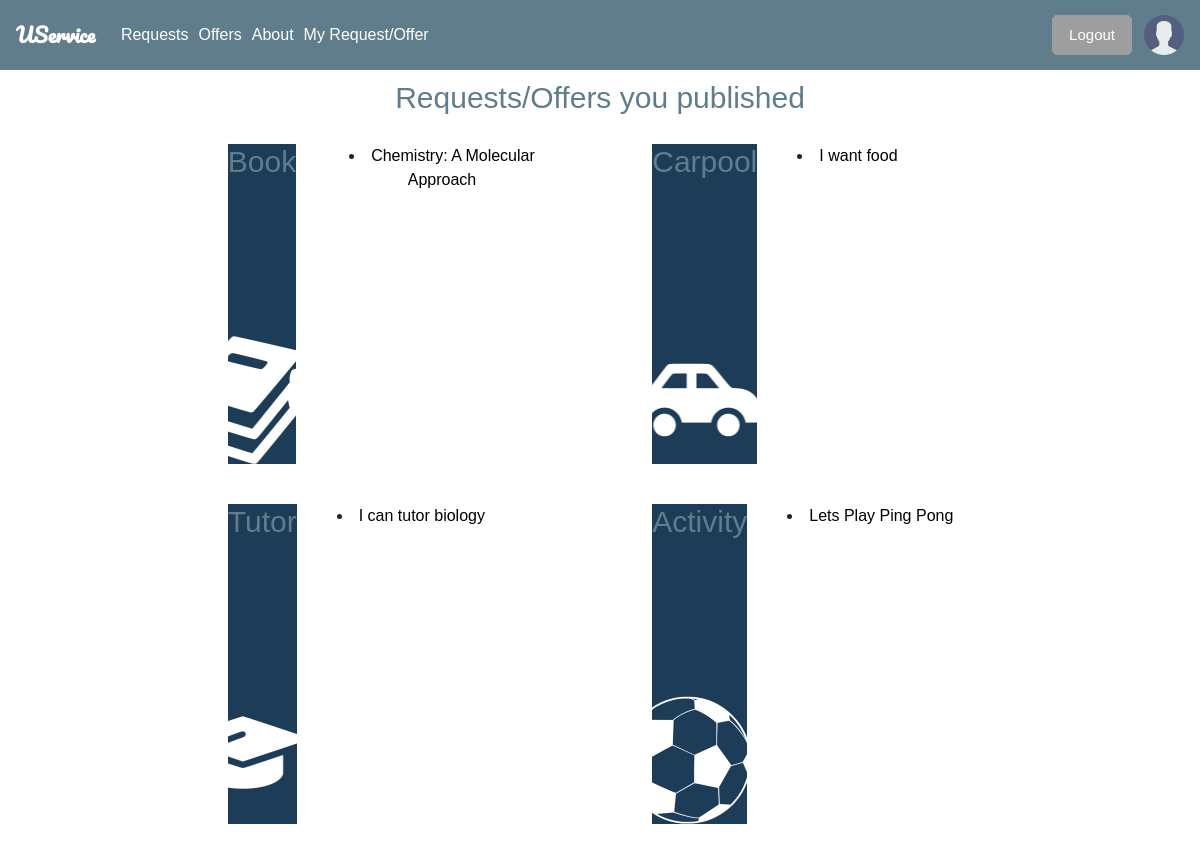
The app's page /USERVICE/mypublish/ (signed in) with its own data.
### USERVICE/models.py (models this page shows, shortened)
class Textbook_Trading(models.Model):
    title = models.CharField(max_length=200)
    author = models.CharField(max_length=200)
    description = models.TextField(max_length=1000, help_text="Enter a brief description of the book")
    creator=models.ForeignKey(User,on_delete=models.SET_NULL,null=True)
    date=models.DateField(null=True,blank=True)
    cost=models.DecimalField(max_digits=6,decimal_places=2,default=Decimal('0.00'))
    request=models.BooleanField(default=False)
    offer=models.BooleanField(default=False)
    def get_absolute_url(self):
         return reverse('textbook-Detail', args=[str(self.id)])

class Carpool(models.Model):
    title = models.CharField(max_length=200)
    creator = models.ForeignKey(User, on_delete=models.SET_NULL, null=True)
    description = models.TextField(max_length=1000, help_text="Enter a brief desciption of the service")
    destination = models.CharField(max_length=200)
    date = models.DateField(null=True, blank=True)
    cost = models.DecimalField(max_digits=6, decimal_places=2, default=Decimal('0.00'))
    request = models.BooleanField(default=False)
    offer = models.BooleanField(default=False)
    def get_absolute_url(self):
        return reverse('carpool-Detail', args=[str(self.id)])

class Tutor(models.Model):
    title = models.CharField(max_length=200, help_text="Enter a tutor service title" )
    creator = models.ForeignKey(User, on_delete=models.SET_NULL, null=True)
    description = models.TextField(max_length=1000, help_text = "Enter a brief description of the tutor")
    date = models.DateField(null=True, blank=True)
    cost = models.DecimalField(max_digits=6, decimal_places=2, help_text="Enter the of each tutor session")
    subject = models.TextField(max_length=100, help_text="Enter the subject")
    request = models.BooleanField(default=False)
    offer = models.BooleanField(default=False)
    def get_absolute_url(self):
        return reverse('tutor-Detail', args=[str(self.id)])

class Activity(models.Model):
    title = models.CharField(max_length=200, help_text="Enter a Title")
    creator = models.ForeignKey(User, on_delete=models.SET_NULL, null=True)
    description = models.TextField(max_length=1000, help_text="Enter a brief description of the book")
    date = models.DateField(null=True, blank=True)
    activity = models.CharField(max_length=200, help_text="Enter an activity")
    request = models.BooleanField(default=False)
    offer = models.BooleanField(default=False)
    def get_absolute_url(self):
        return reverse('activity-Detail', args=[str(self.id)])

### USERVICE/views.py (the view)
class mypublishListView(LoginRequiredMixin,generic.ListView):
    context_object_name = "mypublishlist"
    template_name = 'mypublish.html'
    queryset = Textbook_Trading.objects.all()
    def get_context_data(self, **kwargs):
        context = super(mypublishListView, self).get_context_data(**kwargs)
        context['books'] = Textbook_Trading.objects.filter(creator=self.request.user)
        context['carpools'] = Carpool.objects.filter(creator=self.request.user)
        context['tutors'] = Tutor.objects.filter(creator=self.request.user)
        context['activitys'] = Activity.objects.filter(creator=self.request.user)
        return context

### USERVICE/templates/mypublish.html (shortened to what this page needs)
{% extends "base_generic.html" %}
{% block extra_head %}
{% load static %}
<link rel="stylesheet" href="{% static 'css/mypublish.css' %}">
{% endblock %}
{% block content %}
<div class="container">
  <h2>Requests/Offers you published</h2>
  <div class="demo-card-square mdl-card mdl-shadow--2dp">
    <div id="book" class="mdl-card__title mdl-card--expand">
      <h2 class="mdl-card__title-text">Book</h2>
    </div>
    {% if books %}
    <ul></ul>
    {% for book in books %}
    <div class="mdl-card__supporting-text">
      <li><a href="{{ book.get_absolute_url }}" style="color:black;">{{ book.title }}</a></li>
    </div>
    {% endfor %}
    {% else %}
    <div class="mdl-card__supporting-text">
      <p>no book</p>
    </div>
    {% endif %}
  </div>
  <div class="demo-card-square mdl-card mdl-shadow--2dp">
    <div id="carpool" class="mdl-card__title mdl-card--expand">
      <h2 class="mdl-card__title-text">Carpool</h2>
    </div>
    {% if carpools %}
    <ul></ul>
    {% for carpool in carpools %}
    <div class="mdl-card__supporting-text">
      <li><a href="{{ carpool.get_absolute_url }}" style="color:black;">{{ carpool.title }}</a></li>
    </div>
    {% endfor %}
    {% else %}
    <div class="mdl-card__supporting-text">
      <p>no carpool</p>
    </div>
    {% endif %}
  </div>
  <div class="demo-card-square mdl-card mdl-shadow--2dp">
    <div id="tutor" class="mdl-card__title mdl-card--expand">
      <h2 class="mdl-card__title-text">Tutor</h2>
    </div>
    {% if tutors %}
    <ul></ul>
    {% for tutor in tutors %}
    <div class="mdl-card__supporting-text">
      <li><a href="{{ tutor.get_absolute_url }}" style="color:black;">{{ tutor.title }}</a></li>
    </div>
    {% endfor %}
    {% else %}
    <div class="mdl-card__supporting-text">
      <p>no tutor</p>
    </div>
    {% endif %}
  </div>
  <div class="demo-card-square mdl-card mdl-shadow--2dp">
    <div id="activity" class="mdl-card__title mdl-card--expand">
      <h2 class="mdl-card__title-text">Activity</h2>
    </div>
    {% if activitys %}
    <ul></ul>
    {% for activity in activitys %}
    <div class="mdl-card__supporting-text">
      <li><a href="{{ activity.get_absolute_url }}" style="color:black;">{{ activity.title }}</a></li>
    </div>
    {% endfor %}
    {% else %}
    <div class="mdl-card__supporting-text">
      <p>no activity</p>
    </div>
    {% endif %}
  </div>
{% endblock %}

### USERVICE/templates/base_generic.html (shortened to what this page needs)
<!DOCTYPE html>
<html lang="en">
<head>
    <link rel="stylesheet" href="https://maxcdn.bootstrapcdn.com/bootstrap/4.0.0-beta/css/bootstrap.min.css">
    <link rel="stylesheet" href="https://code.getmdl.io/1.3.0/material.indigo-pink.min.css">
    {% load static %}
    <link rel="stylesheet" href="{% static 'css/navbar.css' %}">
    {% block extra_head %}{% endblock %}
  </head>
  <div id='navbar' class='navbar nav-bar-expand-md navbar-dark fixed-top bg-dark'>
      <a href="{% url 'home' %}" class='navbar-brand'>UService</a>
      <ul class="navbar-nav mr-auto">
          <li class="nav-item active">
    <a href="{% url 'searchrequest' %}" class="nav-link">
                  Requests
    </a>
          </li>
  <li class="nav-item active">
    <a href="{% url 'searchoffer' %}" class="nav-link">
                  Offers
    </a>
  </li>
          <li class="nav-item active">
              <a href="{% url 'about' %}" class="nav-link">
                  About
    </a>
          </li>
  {% if user.is_authenticated %}
  <li class="nav-item active">
    <a href="{% url 'mypublish' %}" class="nav-link">
                  My Request/Offer
    </a>
  </li>
  {% endif %}
      </ul>
      <ul class="nav navbar-nav navbar-right">
        {% if user.is_authenticated %}
          <button type="button" class="btn btn-info btn-lg" id="myBtn3">
          <a href="{% url 'logout'%}?next={{request.path}}">Logout</a>
        {% else %}
          <button type="button" class="btn btn-info btn-lg" id="myBtn2">Login</button>
        {% endif %}
        </button>
      </ul>
      <ul class="nav navbar-nav navbar-right">
        {% if user.is_authenticated %}
          <li class="nav-item active">
              <a href="{% url 'profile' pk=user.pk %}" class="navbar-right"><img src="{% static 'image/blankprofile.png' %}" style="width:40px;height:40px;"></a>
          </li>
        {% endif %}
      </ul>
  </div>
  {% block js %}
      {% load static %}
  {% endblock %}
  <body>
    {% block content %}{% endblock %}
  </body>
</html>

### USERVICE/static/css/navbar.css (style rules this page uses)
* { font-family: Arial, Helvetica, sans-serif; }
.navbar-brand { font-weight: bold; }
.navbar>.navbar-brand { font-family: 'Pacifico', cursive; }
.navbar-dark .navbar-nav .active>.nav-link, .navbar-dark .navbar-nav .nav-link.active, .navbar-dark .navbar-nav .nav-link.show, .navbar-dark .navbar-nav .show>.nav-link { font-size: 16px; }
.navbar-nav>li { padding-left: 10px; }
.navbar-nav>button { font-size: 15px; margin-right: 2px; margin-left: 2px; background-color: #9E9E9E!important; border-color: #9E9E9E!important; }
.bg-dark { background-color: #607D8B!important; }
.navbar-nav { flex-direction: row; }
a, a:active, a:hover { color: white; text-decoration: none; }
.fixed-top { height: 70px; }

### USERVICE/static/css/mypublish.css (style rules this page uses)
.container { padding-top: 80px; padding-bottom: 40px; position: relative; text-align:center; }
h2 { font-size: 30px; text-align: left; color: #607D8B; text-align:center; }
.demo-card-square.mdl-card { width: 320px; height: 320px; margin-left: 50px; margin-right: 50px; margin-top: 20px; margin-bottom: 20px; display: inline-flex; }
.demo-card-square > .mdl-card__title { color: #fff; }
#book { background: url('/static/image/book.png')bottom right 15% no-repeat rgb(29, 60, 88); }
#tutor { background: url('/static/image/cap.png')bottom right 15% no-repeat rgb(29, 60, 88); }
#carpool { background: url('/static/image/car.png')bottom right 15% no-repeat rgb(29, 60, 88); }
#activity { background: url('/static/image/soccer.png')bottom right 15% no-repeat rgb(29, 60, 88); }

### records on screen
Textbook_Trading: title "Chemistry: A Molecular Approach"
Carpool: title "I want food"
Tutor: title "I can tutor biology"
Activity: title "Lets Play Ping Pong"
